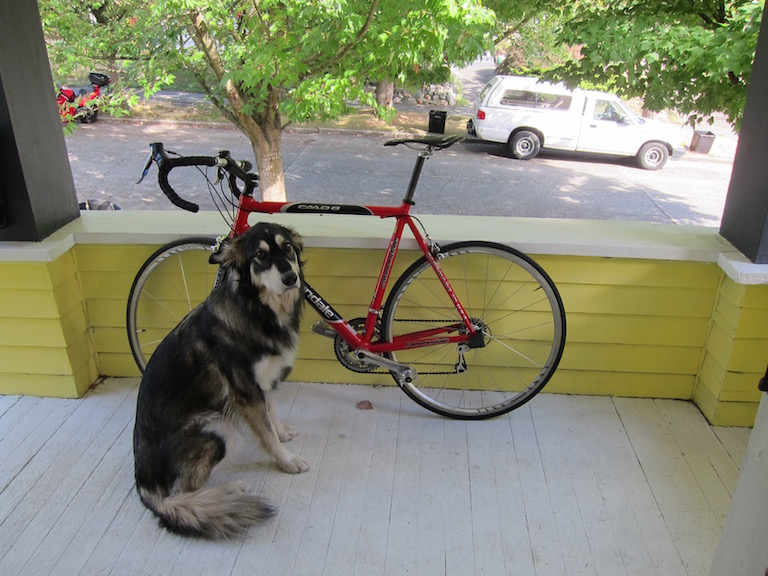
#> input picture assets/dog.jpg, 768 x 576 px, found by its file name
$ python compare_detections.py
#> lines starting #> are read from the running program, lines starting #| are printed output that depends on the picture; after the words box and inside, x2 and y2 are one past the last pixel; in counts of white or black regions, pixels touching at a corner belong together
import cv2
import numpy as np
import os

def extract_boxes(image_path):
    """
    Extract bounding boxes from an image with annotations.
    This function assumes that bounding boxes are drawn on the image.
    """
#> called with image_path = 'testimage/dog.jpg'
    image = cv2.imread(image_path)
#> image is the input picture: shape (576, 768, 3); mean B, G, R 114.1, 135.7, 134.4
    if image is None:
        print(f"Image at {image_path} could not be loaded.")
        return []

    gray = cv2.cvtColor(image, cv2.COLOR_BGR2GRAY)
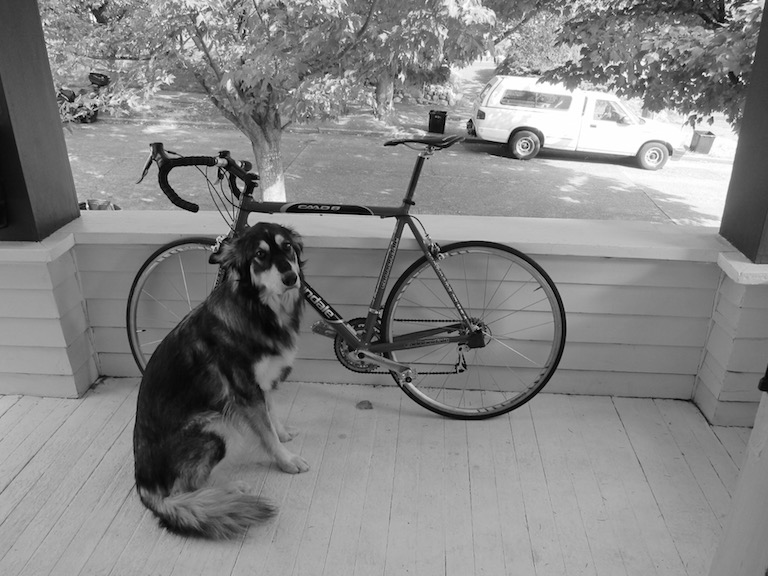
#> gray: shape (576, 768); min 0, max 255, mean 132.8
    _, thresh = cv2.threshold(gray, 1, 255, cv2.THRESH_BINARY)
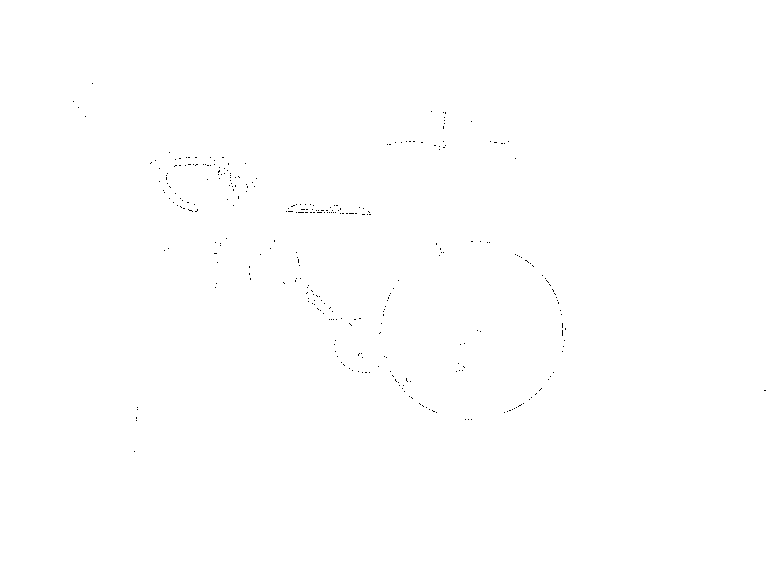
#> thresh: shape (576, 768); 99.9% white; black in thin lines or dots, all inside (x1, y1, x2, y2) = (73, 83, 766, 452)
    contours, _ = cv2.findContours(thresh, cv2.RETR_EXTERNAL, cv2.CHAIN_APPROX_SIMPLE)
#> contours = [[[0, 0], [0, 575], [767, 575], [767, 0]]]

    boxes = []
    for contour in contours:
        x, y, w, h = cv2.boundingRect(contour)
        boxes.append({"x1": x, "y1": y, "x2": x + w, "y2": y + h})
#> this loop made 1 pass
#> (contour, x, y, w, h) on pass 1: ([[0, 0], [0, 575], [767, 575], [767, 0]], 0, 0, 768, 576)
#> after the loop, boxes = 1 item

    return boxes

def compare_boxes(boxes1, boxes2, threshold=0.01):
    """
    Compare two sets of bounding boxes.
    Returns True if the sets are similar, otherwise False.
    """
    if len(boxes1) != len(boxes2):
        return False

    for box1, box2 in zip(boxes1, boxes2):
        if not compare_single_box(box1, box2, threshold):
            return False
    return True

def compare_single_box(box1, box2, threshold):
    """
    Compare two bounding boxes.
    """
    for key in box1:
        if abs(box1[key] - box2[key]) > threshold:
            return False
    return True

def main():
    # Paths to the directories
    testimage_dir = 'testimage'
    yolox_outputs_dir = ''

    testimage_path = os.path.join(testimage_dir, 'dog.jpg')
    yolox_s_path = os.path.join(yolox_outputs_dir, 'dog.jpg')

    # Ensure the files exist
    if not os.path.exists(testimage_path):
        print(f"File {testimage_path} does not exist.")
        return

    if not os.path.exists(yolox_s_path):
        print(f"File {yolox_s_path} does not exist.")
        return

    # Extract bounding boxes from images
    testimage_boxes = extract_boxes(testimage_path)
#> testimage_boxes = 1 item
    yolox_s_boxes = extract_boxes(yolox_s_path)
#> the loop in extract_boxes (call 2), `for contour in contours:` made 1 pass
#> yolox_s_boxes = 1 item

    # Compare the bounding boxes
    if compare_boxes(testimage_boxes, yolox_s_boxes):
#> the loop in compare_boxes, `for box1, box2 in zip(boxes1, boxes2):` made 1 pass
#> box2 on pass 1: {'x1': 0, 'y1': 0, 'x2': 768, 'y2': 576}
        print("The bounding boxes are similar.")
    else:
        print("The bounding boxes are different.")

if __name__ == "__main__":
    main()

$ run again, with assets/assignment.png saved as assets/dog.jpg
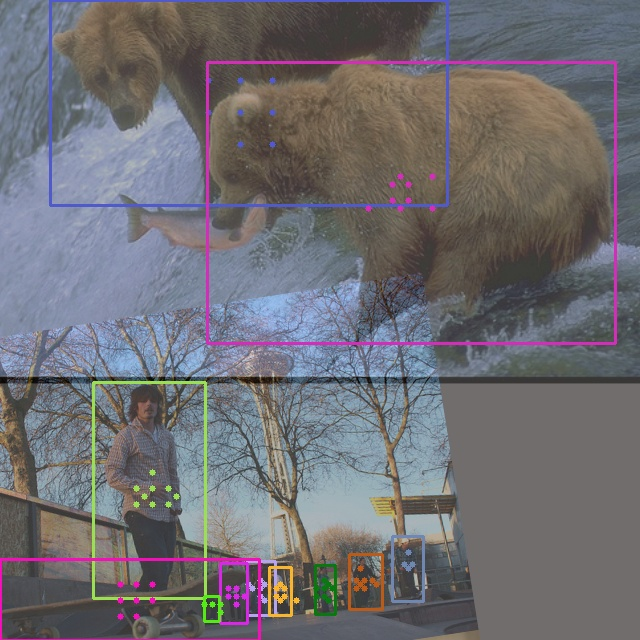
#> input picture assets/assignment.png, 640 x 640 px, found by its file name
#> in extract_boxes, image is the input picture: shape (640, 640, 3); mean B, G, R 114.7, 109.4, 110.9
#> in extract_boxes, `gray = cv2.cvtColor(image, cv2.COLOR_BGR2GRAY)`:
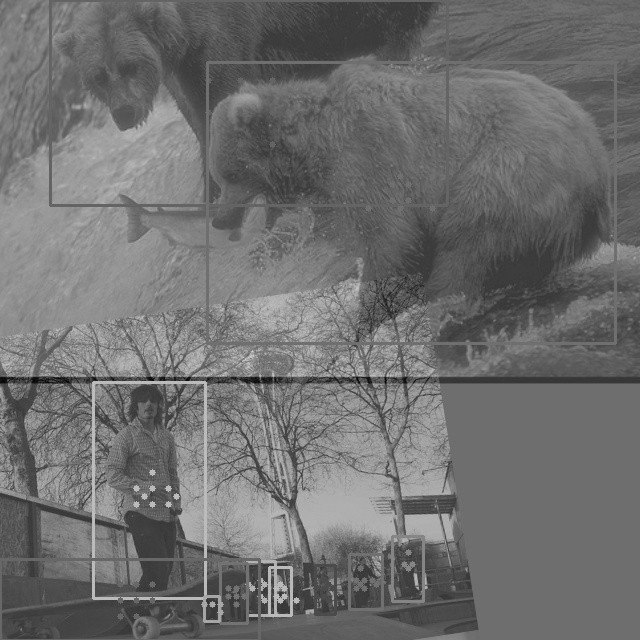
#> gray: shape (640, 640); min 2, max 211, mean 110.5
#> thresh: shape (640, 640); every value is 255
#> contours = [[[0, 0], [0, 639], [639, 639], [639, 0]]]
#> the loop in extract_boxes, `for contour in contours:` made 1 pass
#> (contour, x, y, w, h) on pass 1: ([[0, 0], [0, 639], [639, 639], [639, 0]], 0, 0, 640, 640)
#> after the loop in extract_boxes, `for contour in contours:`: boxes = 1 item
#> the loop in extract_boxes (call 2), `for contour in contours:` made 1 pass
#> the loop in compare_boxes, `for box1, box2 in zip(boxes1, boxes2):` made 1 pass
#> box2 on pass 1: {'x1': 0, 'y1': 0, 'x2': 640, 'y2': 640}

$ run again, with assets/sunjian.png saved as assets/dog.jpg
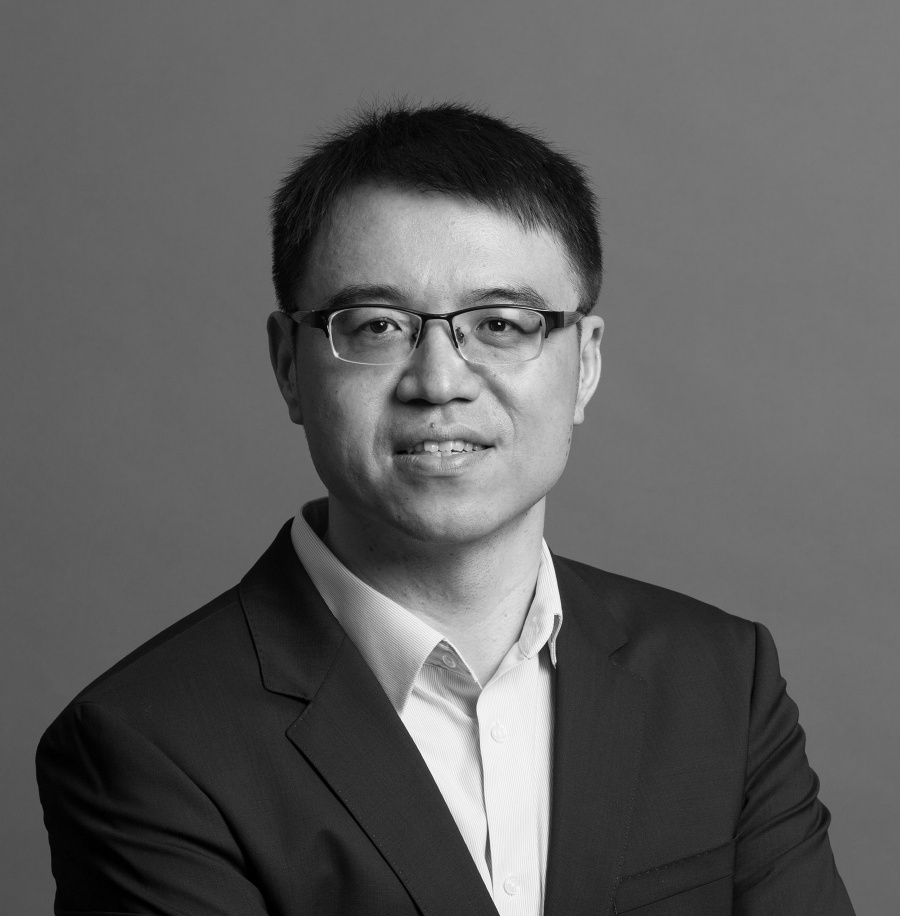
#> input picture assets/sunjian.png, 900 x 916 px, found by its file name
#> in extract_boxes, image is the input picture: shape (916, 900, 3); min 0, max 254, mean 95.2
#> in extract_boxes, `_, thresh = cv2.threshold(gray, 1, 255, cv2.THRESH_BINARY)`:
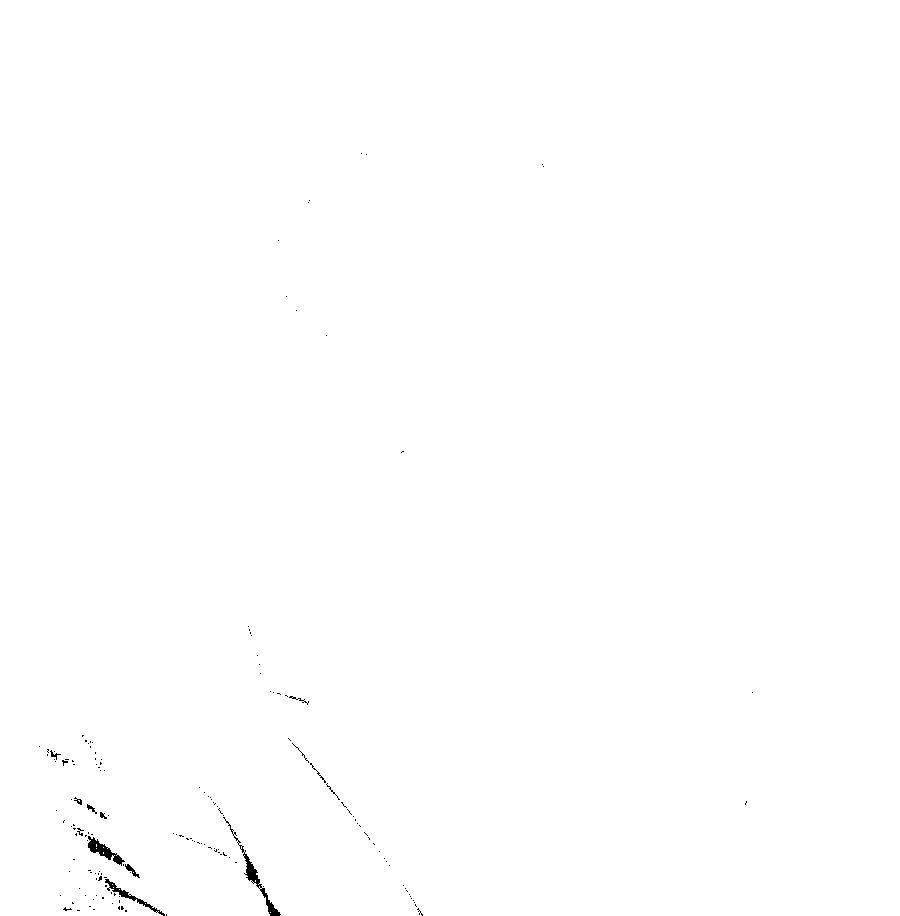
#> thresh: shape (916, 900); 99.8% white; 161 black regions (148 under 20 px)
#> contours = 6 contours, 5 with area under 20; largest, box (x1, y1, x2, y2) and area: (0, 0, 900, 916) 822030
#> the loop in extract_boxes, `for contour in contours:` made 6 passes
#> (x, y, w, h) on passes 1 to 6: (270, 912, 1, 1), (145, 903, 1, 1), (119, 889, 1, 1), (113, 887, 1, 1), (112, 884, 1, 1), (0, 0, 900, 916)
#> after the loop in extract_boxes, `for contour in contours:`: boxes = 6 items
#> the loop in extract_boxes (call 2), `for contour in contours:` made 6 passes
#> the loop in compare_boxes, `for box1, box2 in zip(boxes1, boxes2):` made 6 passes
#> box2 on passes 1 to 6: {'x1': 270, 'y1': 912, 'x2': 271, 'y2': 913}, {'x1': 145, 'y1': 903, 'x2': 146, 'y2': 904}, {'x1': 119, 'y1': 889, 'x2': 120, 'y2': 890}, {'x1': 113, 'y1': 887, 'x2': 114, 'y2': 888}, {'x1': 112, 'y1': 884, 'x2': 113, 'y2': 885}, {'x1': 0, 'y1': 0, 'x2': 900, 'y2': 916}
